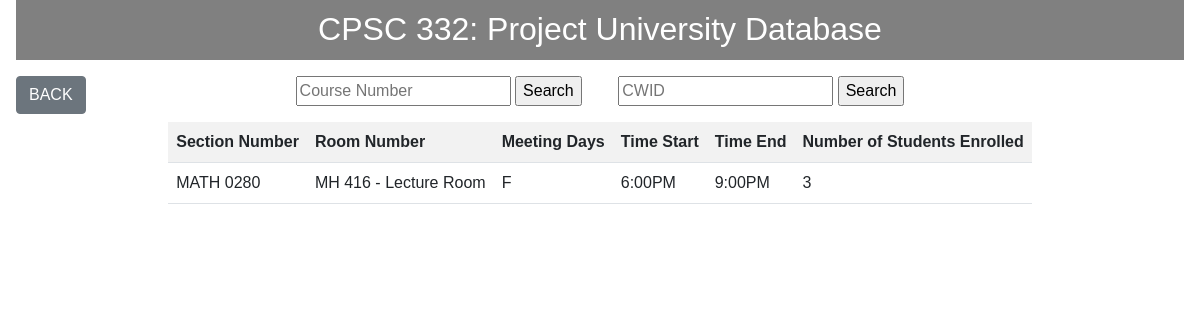
Page /inc/student.php?courseNum=0280 on the committed database.
### tables this page shows
CREATE TABLE Section(
SNumber varchar(10),
SName varchar(100),
RoomNumber varchar(30),
SeatNumber varchar(10),
Meetdays varchar(50),   
TimeStart varchar(10),
TimeEnd varchar(10),
PSSN varchar(10),
CourseNumber varchar(10),
PRIMARY KEY (SNumber),
FOREIGN KEY (PSSN) REFERENCES Professor(SSN),
FOREIGN KEY (CourseNumber) REFERENCES Course(CNumber)
);

### inc/student.php (the view, shortened to what this page needs)
<?php include '../config/database.php';
    include '../inc/header.php';
    echo '<a style="position:absolute;" href="../index.php">
        <button class="btn btn-secondary">BACK</button></a>
        <div class="student-search-box">
            <form class="student-search-form" action="" method="get">
                <input type="text" placeholder="Course Number" name="courseNum">
                <input type="submit" value="Search">
            </form>
            <form class="student-search-form" action="" method="get">
                <input type="text" placeholder="CWID" name="cwid">
                <input type="submit" value="Search">
            </form>
        </div>';
    if(!empty($_GET["courseNum"]))
    {
        $courseNumber = $_GET["courseNum"];
        $courseSection = "SELECT s.SNumber, s.RoomNumber, s.Meetdays, s.TimeStart, s.TimeEnd
                    FROM section s, course c
                    WHERE c.CNumber = '$courseNumber' AND s.CourseNumber = c.CNumber;";
        $result = mysqli_query($conn, $courseSection);
        if($result->num_rows > 0)
        {
            echo '<table class="table table-striped">
            <tr>
            <th>Section Number</th>
            <th>Room Number</th>
            <th>Meeting Days</th>
            <th>Time Start</th>
            <th>Time End</th>
            <th>Number of Students Enrolled</th>';
            while($row = mysqli_fetch_array($result))
            {
                echo "<tr>";
                echo "<td>" . $row['SNumber'] . "</td>";
                echo "<td>" . $row['RoomNumber'] . "</td>";
                echo "<td>" . $row['Meetdays'] . "</td>";
                echo "<td>" . $row['TimeStart'] . "</td>";
                echo "<td>" . $row['TimeEnd'] . "</td>";
                $SectionNumber = $row['SNumber'];
                $studentNum = "SELECT COUNT(e.CourseSection) as numOfStudent
                        FROM section s, enrollment e
                        WHERE s.SNumber = '$SectionNumber' AND s.SNumber = e.CourseSection;";
                $mysql_studentNum = mysqli_query($conn, $studentNum);
                $studentNum_Result = mysqli_fetch_array($mysql_studentNum);
                echo "<td>" . $studentNum_Result['numOfStudent'] . "</td>";
                echo "</tr>";
            }
        }
        else
            echo '<br><h4 style="text-align:center;">There is no Data Based on Input!<h4>';
    }
?>

### inc/style.css (style rules this page uses)
.table { width:auto; white-space:nowrap; margin-top:1rem; margin-left:auto; margin-right:auto; }
.student-search-box { width: 100%; text-align: center; }
.student-search-form { width: 10rem; display: inline; margin-left: 1rem; margin-right: 1rem; }

### rows in the picture
section: SNumber "MATH 0280", RoomNumber "MH 416 - Lecture Room", Meetdays "F", TimeStart "6:00PM", TimeEnd "9:00PM", numOfStudent "3"
